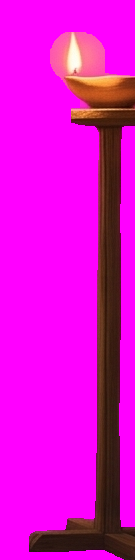
#> input picture tools/src/art_in/props/c2_hall_lamp.png, 135 x 560 px, given in place of c2_hall_mid.png, which was not available
$ python hall_props.py
#> lines starting #> are read from the running program, lines starting #| are printed output that depends on the picture; after the words box and inside, x2 and y2 are one past the last pixel; in counts of white or black regions, pixels touching at a corner belong together
"""Cuts the one usable piece out of the hall's wall-foot painting (tools/src/art_in/c2/c2_hall_mid.png, Higgsfield,
17 November) and lays it on clean magenta in tools/src/art_in/props, for tools/scenery.py to key:
  c2_hall_lamp.png  the lamp stand with its burning lamp
(the door post, bench and jar in the same painting sat on different base lines and did not stand in the room: not used)
The painting came with a ghost of the room across its middle and a dark gradient along its foot, so it is not
used as a band: the ghost's box is filled, anything magenta in hue however dark is made pure magenta, specks
and crumbs are rubbed out, and the foot is cut at the pieces' base line.
usage: python3 tools/hall_props.py ; python3 tools/scenery.py c2_hall_lamp"""
import numpy as np
from PIL import Image, ImageFilter
a = np.asarray(Image.open('tools/src/art_in/c2/c2_hall_mid.png').convert('RGB')).astype(np.float32) / 255
MAG = np.array([1.0, 0.0, 1.0], np.float32)
a[380:840, 600:1790] = MAG                     # the ghost of the room
r, g, b = a[..., 0], a[..., 1], a[..., 2]
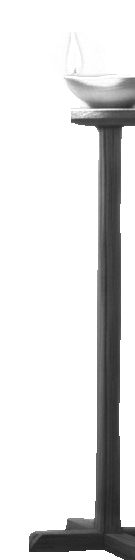
#> r: shape (560, 135) float32; min 0.133, max 1, mean 0.867
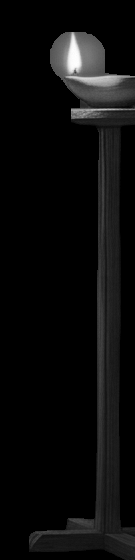
#> g: shape (560, 135) float32; min 0, max 0.996, mean 0.0477
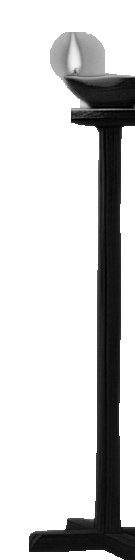
#> b: shape (560, 135) float32; min 0, max 1, mean 0.811
hi = np.maximum(r, b)
bg = (np.minimum(r, b) - g > 0.38 * hi) & (hi > 0.07) & (np.abs(r - b) < 0.3 * hi + 0.04)
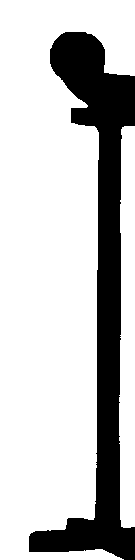
#> bg: shape (560, 135) bool; 77% white; 1 black region, box (x1, y1, x2, y2) and area: (29, 32, 135, 560) 17415
def opened(m, k):          # what is left of a mask after specks and threads narrower than k are rubbed out
#> called with k = 9
    im = Image.fromarray((m * 255).astype(np.uint8)).filter(ImageFilter.MinFilter(k)).filter(ImageFilter.MaxFilter(k))
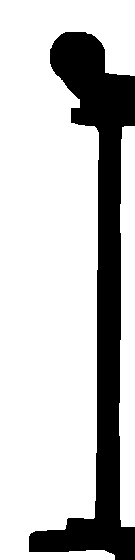
#> im: PIL image 135x560 L; 76.8% white; 1 black region, box (x1, y1, x2, y2) and area: (29, 32, 135, 560) 17552
    return np.asarray(im) > 127
bg = opened(bg, 9)                             # pinholes of screen colour inside a thing stay part of it
bg = ~opened(~bg, 15)                          # crumbs and ragged threads outside the things go
a[bg] = MAG
def cut(name, x0, x1, y0, y1):
#> called with name = 'c2_hall_lamp', x0 = 1790, x1 = 1925, y0 = 620, y1 = 1180
    p = a[y0:y1, x0:x1].copy()
#> p = empty array
#> (the run stopped early here; a loop or call above may not have finished)
